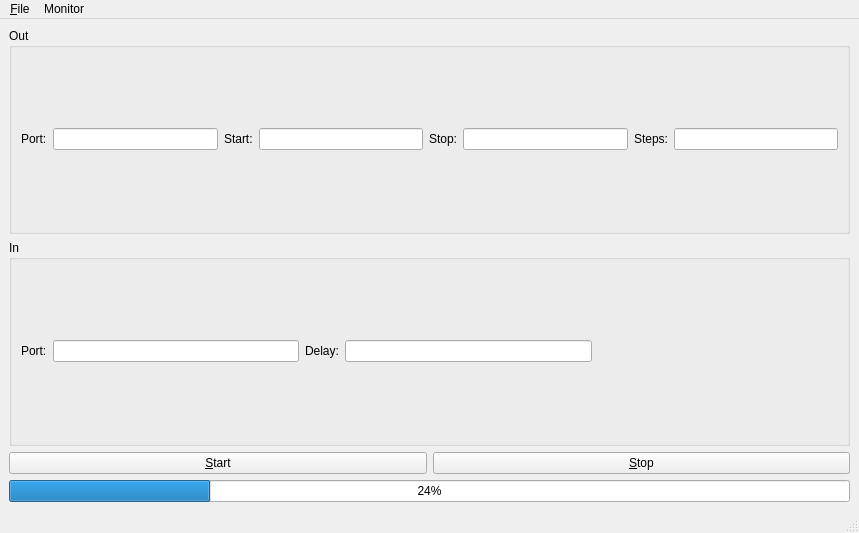
<?xml version="1.0" encoding="UTF-8"?>
<ui version="4.0">
 <class>MainWindow</class>
 <widget class="QMainWindow" name="MainWindow">
  <property name="geometry">
   <rect>
    <x>0</x>
    <y>0</y>
    <width>859</width>
    <height>533</height>
   </rect>
  </property>
  <property name="windowTitle">
   <string>MainWindow</string>
  </property>
  <widget class="QWidget" name="centralwidget">
   <layout class="QVBoxLayout" name="verticalLayout">
    <item>
     <widget class="QGroupBox" name="groupBox">
      <property name="sizePolicy">
       <sizepolicy hsizetype="Minimum" vsizetype="Preferred">
        <horstretch>0</horstretch>
        <verstretch>0</verstretch>
       </sizepolicy>
      </property>
      <property name="title">
       <string>Out</string>
      </property>
      <layout class="QGridLayout" name="gridLayout">
       <item row="1" column="6">
        <widget class="QLabel" name="label_4">
         <property name="text">
          <string>Steps:</string>
         </property>
        </widget>
       </item>
       <item row="1" column="7">
        <widget class="QLineEdit" name="outNumStepsLine"/>
       </item>
       <item row="1" column="5">
        <widget class="QLineEdit" name="outStopLine"/>
       </item>
       <item row="1" column="4">
        <widget class="QLabel" name="label_3">
         <property name="text">
          <string>Stop:</string>
         </property>
        </widget>
       </item>
       <item row="1" column="0">
        <widget class="QLabel" name="label">
         <property name="text">
          <string>Port:</string>
         </property>
        </widget>
       </item>
       <item row="1" column="1">
        <widget class="QLineEdit" name="outChannelLine">
         <property name="sizePolicy">
          <sizepolicy hsizetype="Expanding" vsizetype="Fixed">
           <horstretch>0</horstretch>
           <verstretch>0</verstretch>
          </sizepolicy>
         </property>
         <property name="minimumSize">
          <size>
           <width>0</width>
           <height>0</height>
          </size>
         </property>
         <property name="maxLength">
          <number>2</number>
         </property>
        </widget>
       </item>
       <item row="1" column="3">
        <widget class="QLineEdit" name="outStartLine"/>
       </item>
       <item row="1" column="2">
        <widget class="QLabel" name="label_2">
         <property name="text">
          <string>Start:</string>
         </property>
        </widget>
       </item>
      </layout>
     </widget>
    </item>
    <item>
     <widget class="QGroupBox" name="groupBox_2">
      <property name="title">
       <string>In</string>
      </property>
      <layout class="QGridLayout" name="gridLayout_2">
       <item row="0" column="1">
        <widget class="QLineEdit" name="inChannelLine">
         <property name="sizePolicy">
          <sizepolicy hsizetype="Expanding" vsizetype="Fixed">
           <horstretch>0</horstretch>
           <verstretch>0</verstretch>
          </sizepolicy>
         </property>
         <property name="minimumSize">
          <size>
           <width>0</width>
           <height>0</height>
          </size>
         </property>
         <property name="maxLength">
          <number>2</number>
         </property>
        </widget>
       </item>
       <item row="0" column="0">
        <widget class="QLabel" name="label_5">
         <property name="text">
          <string>Port:</string>
         </property>
        </widget>
       </item>
       <item row="0" column="2">
        <widget class="QLabel" name="label_6">
         <property name="text">
          <string>Delay:</string>
         </property>
        </widget>
       </item>
       <item row="0" column="3">
        <widget class="QLineEdit" name="inDelayLine"/>
       </item>
       <item row="0" column="4">
        <spacer name="horizontalSpacer">
         <property name="orientation">
          <enum>Qt::Horizontal</enum>
         </property>
         <property name="sizeHint" stdset="0">
          <size>
           <width>40</width>
           <height>20</height>
          </size>
         </property>
        </spacer>
       </item>
      </layout>
     </widget>
    </item>
    <item>
     <layout class="QHBoxLayout" name="horizontalLayout">
      <item>
       <widget class="QPushButton" name="startButton">
        <property name="text">
         <string>&amp;Start</string>
        </property>
       </widget>
      </item>
      <item>
       <widget class="QPushButton" name="stopButton">
        <property name="text">
         <string>&amp;Stop</string>
        </property>
       </widget>
      </item>
     </layout>
    </item>
    <item>
     <widget class="QProgressBar" name="scan_progress_bar">
      <property name="value">
       <number>24</number>
      </property>
     </widget>
    </item>
   </layout>
  </widget>
  <widget class="QMenuBar" name="menubar">
   <property name="geometry">
    <rect>
     <x>0</x>
     <y>0</y>
     <width>859</width>
     <height>26</height>
    </rect>
   </property>
   <widget class="QMenu" name="menuFile">
    <property name="title">
     <string>&amp;File</string>
    </property>
    <addaction name="action_Save"/>
   </widget>
   <widget class="QMenu" name="menuMonitor">
    <property name="title">
     <string>Monitor</string>
    </property>
    <addaction name="actionShow_Monitor"/>
    <addaction name="actionStart_Monitor"/>
    <addaction name="actionStop_Monitor"/>
   </widget>
   <addaction name="menuFile"/>
   <addaction name="menuMonitor"/>
  </widget>
  <widget class="QStatusBar" name="statusbar"/>
  <action name="action_Save">
   <property name="text">
    <string>&amp;Save</string>
   </property>
   <property name="shortcut">
    <string>Ctrl+S</string>
   </property>
  </action>
  <action name="actionShow_Monitor">
   <property name="text">
    <string>Show Monitor</string>
   </property>
  </action>
  <action name="actionStart_Monitor">
   <property name="text">
    <string>Start Monitor</string>
   </property>
  </action>
  <action name="actionStop_Monitor">
   <property name="text">
    <string>Stop Monitor</string>
   </property>
  </action>
 </widget>
 <tabstops>
  <tabstop>outChannelLine</tabstop>
  <tabstop>outStartLine</tabstop>
  <tabstop>outStopLine</tabstop>
  <tabstop>outNumStepsLine</tabstop>
  <tabstop>inChannelLine</tabstop>
  <tabstop>inDelayLine</tabstop>
 </tabstops>
 <resources/>
 <connections/>
</ui>
